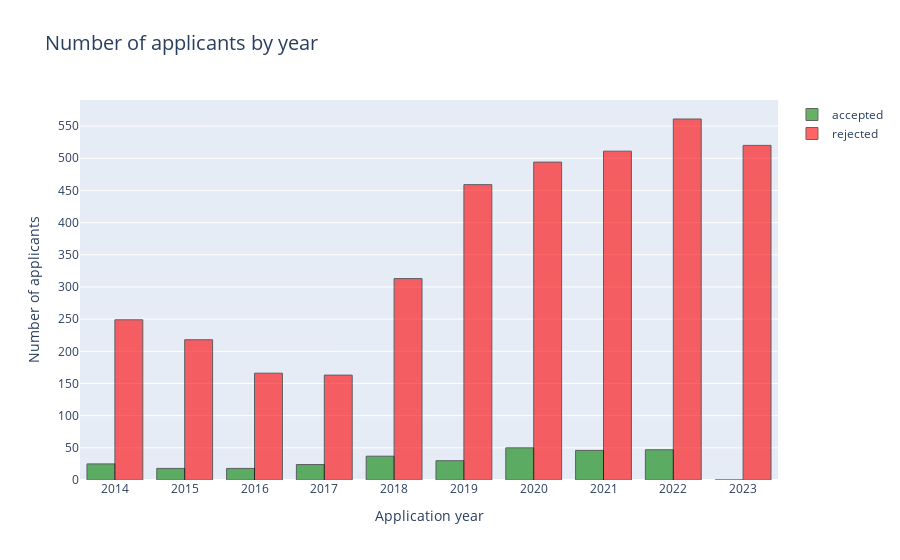

Notebook source saved alongside this figure:
### Code cell
import plotly.graph_objects as go
fig = go.Figure()

fig.add_trace(go.Bar(x=tailored_df['year'], y=tailored_df['yes'], name='accepted', marker_color = 'green'))
fig.add_trace(go.Bar(x=tailored_df['year'], y=tailored_df['no'], name='rejected', marker_color = 'red'))
fig.update_xaxes(title_text='Application year', tickvals = np.arange(2014,2024,1))
fig.update_yaxes(title_text='Number of applicants', tickvals = np.arange(0,700,50))

fig.update_layout(title_text='Number of applicants by year', title_font=dict(size=20))

fig.update_traces(marker_line_color='black', marker_line_width=1, opacity=0.6)

### Figure 1 — Plotly figure (JSON) as saved in the notebook; plotly's stock layout.template omitted (floating-point values rounded to 4 significant figures)
{"data": [{"marker": {"color": "green", "line": {"color": "black", "width": 1}}, "name": "accepted", "opacity": 0.6, "type": "bar", "x": [2014, 2015, 2016, 2017, 2018, 2019, 2020, 2021, 2022, 2023], "y": [25, 18, 18, 24, 37, 30, 50, 46, 47, 0]}, {"marker": {"color": "red", "line": {"color": "black", "width": 1}}, "name": "rejected", "opacity": 0.6, "type": "bar", "x": [2014, 2015, 2016, 2017, 2018, 2019, 2020, 2021, 2022, 2023], "y": [249, 218, 166, 163, 313, 459, 494, 511, 561, 520]}], "layout": {"title": {"font": {"size": 20}, "text": "Number of applicants by year"}, "xaxis": {"tickvals": [2014, 2015, 2016, 2017, 2018, 2019, 2020, 2021, 2022, 2023], "title": {"text": "Application year"}}, "yaxis": {"tickvals": [0, 50, 100, 150, 200, 250, 300, 350, 400, 450, 500, 550, 600, 650], "title": {"text": "Number of applicants"}}}}
